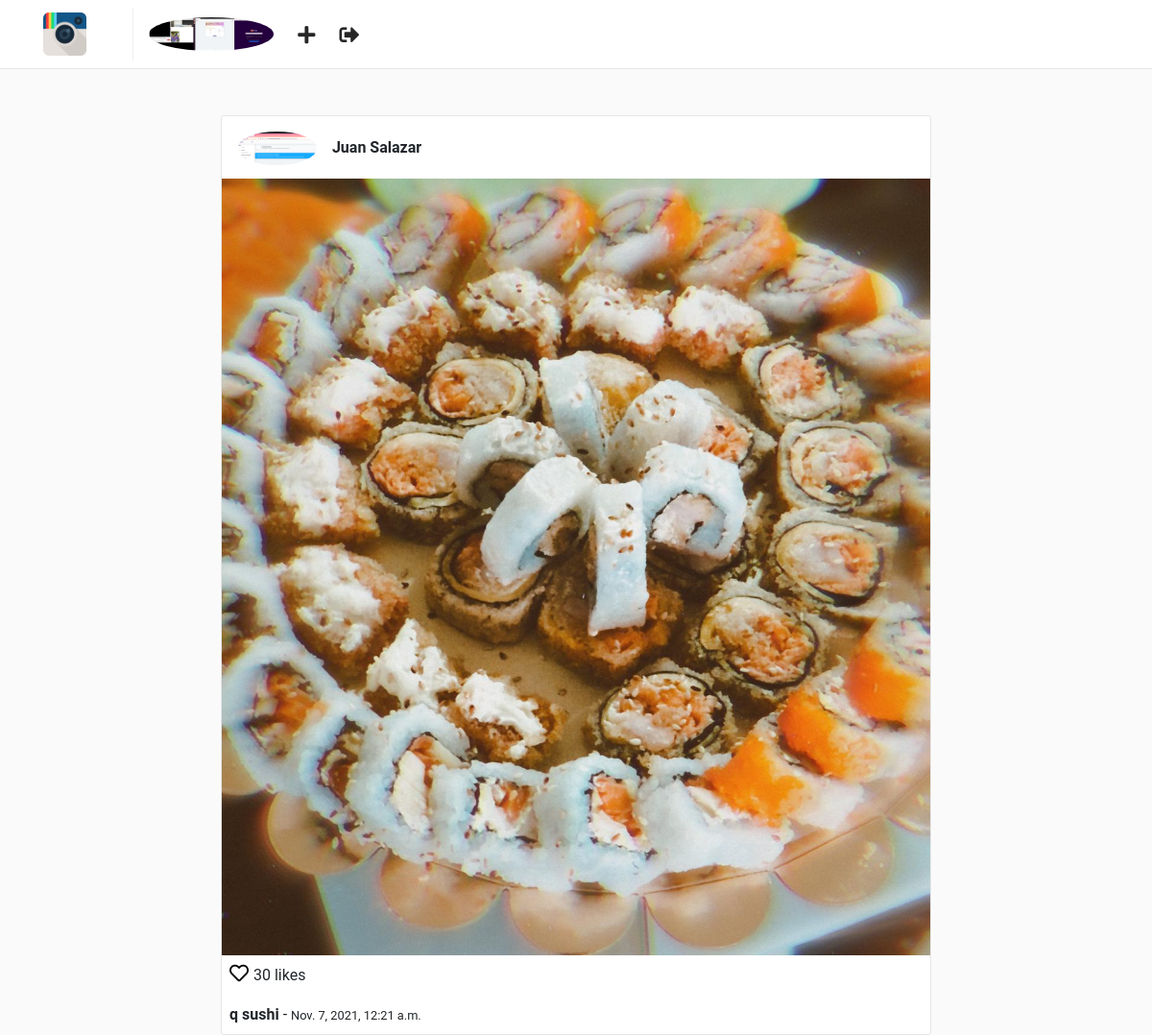
Screenshot of /posts/6/ (signed in) with the database file from the repository.
### users/models.py (models this page shows, shortened)
class Profile(models.Model):
    user = models.OneToOneField(User, on_delete=models.CASCADE)
    website = models.URLField(max_length=200, blank=True)
    biography = models.TextField(blank=True)
    phone_number = models.CharField(max_length=20, blank=True)
    picture = models.ImageField(
        upload_to='users/pictures',
        default='img/instragram.png'
    )
    created = models.DateTimeField(auto_now_add=True)
    modified = models.DateTimeField(auto_now=True)

### posts/models.py (models this page shows, shortened)
class Post(models.Model):
    user = models.ForeignKey(User, on_delete=models.CASCADE)
    profile = models.ForeignKey('users.Profile', on_delete=models.CASCADE)
    title = models.CharField(max_length=255)
    photo = models.ImageField(upload_to='posts/photos')
    created = models.DateTimeField(auto_now_add=True)
    modified = models.DateTimeField(auto_now=True)

### posts/views.py (the view)
class PostDetailView(LoginRequiredMixin, DetailView):
    context_object_name = 'post'
    model = Post
    queryset = Post.objects.all()
    slug_field = posts
    slug_url_kwarg = posts
    template_name = 'posts/detail.html'

### templates/posts/detail.html (shortened to what this page needs)
{% extends "base.html" %}
{% block container %}
    {% include 'posts/post_card.html' %}
{% endblock %}

### templates/nav.html
{% load static %}
<nav class="navbar navbar-expand-lg fixed-top" id="main-navbar">
    <div class="container">
        <a class="navbar-brand pr-5" style="border-right: 1px solid #efefef;" href="{% url 'posts:Feed' %}">
            <img src="{% static 'img/instagram.png' %}" height="45" class="d-inline-block align-top"/>
        </a>
        <div class="collapse navbar-collapse">
            <ul class="navbar-nav mr-auto">
                <li class="nav-item">
                    <a href="{% url 'users:detail' request.user.username %}">
                        {% if request.user.profile.picture %}
                            <img src="{{ request.user.profile.picture.url }}" height="35" class="d-inline-block align-top rounded-circle"/>
                        {% else %}
                            <img src="{% static 'img/default-profile.png' %}" height="35" class="d-inline-block align-top rounded-circle"/>
                        {% endif %}
                    </a>
                </li>
                <li class="nav-item nav-icon">
                    <a href="{% url 'posts:create' %}">
                        <i class="fas fa-plus"></i>
                    </a>
                </li>
                <li class="nav-item nav-icon">
                    <a href="{% url 'users:logout' %}">
                        <i class="fas fa-sign-out-alt"></i>
                    </a>
                </li>
            </ul>
        </div>
    </div>
</nav>

### templates/posts/post_card.html
<br>
<div class="col-sm-12 col-md-8 offset-md-2 mt-5 p-0 post-container">
    <div class="media pt-3 pl-3 pb-1">
        <a href="{% url 'users:detail' post.user.username %}">
            <img class="mr-3 rounded-circle" height="35" src="{{ post.profile.picture.url }}" alt="{{ post.user.get_full_name }}">
        </a>
        <div class="media-body">
            <p style="margin-top: 5px;"><b>{{ post.user.get_full_name }}</b></p>
        </div>
    </div>
    <img style="width: 100%;" src="{{ post.photo.url }}" alt="{{ post.title }}">
    <p class="mt-1 ml-2" >
        <a href="" style="color: #000; font-size: 20px;">
            <i class="far fa-heart"></i>
        </a> 30 likes
    </p>
    <p class="ml-2 mt-0 mb-2">
        <b>{{ post.title }}</b> - <small>{{ post.created }}</small>
    </p>
</div>

### static/css/main.css (style rules this page uses)
html, body { background: #fafafa; height: 100%; width: 100%; font-family: 'Roboto', sans-serif; }
#main-navbar { background: #fff; border-bottom: 1px solid rgba(0,0,0,.0975); }
.post-container { background: #fff; border: 1px solid #e6e6e6; border-radius: 3px; }
.nav-icon a { color: #262626; font-size: 1.3em; display: block; margin-top: .2em; margin-left: 1.2em; font-weight: 100; }

### rows the page displays
Post: profile.picture (picture), user.get_full_name "Juan Salazar", photo (picture), title "q sushi", created "Nov. 7, 2021, 12:21 a.m."
